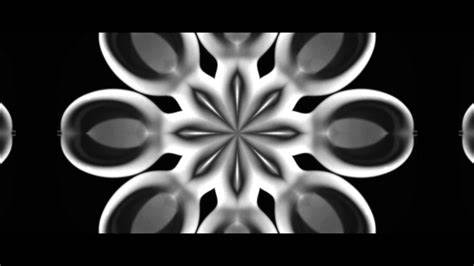
%> input picture DIP_LAB_EXPS/ll.jpg, 474 x 266 px
$ octave laplacian_of_gaussian.m   (GNU Octave 9; MATLAB toolbox functions it lacks are replaced by stand-ins)
%> lines starting %> are read from the running program, lines starting %| are printed output that depends on the picture; in (x1, y1, x2, y2) boxes, pixels count from 0 and x2, y2 are one past the last pixel; in counts of white or black regions, pixels touching at a corner belong together; the program's own positions count from 1
% MATLAB Code | Laplacian of Gaussian from Scratch

% Read Input Image
input_image = imread('ll.jpg');
%> input_image is the input picture: size 266x474x3 uint8; min 0, max 255, mean 57.5

% Displaying Input Image
input_image = uint8(input_image);
subplot(2,1,1);
imshow(input_image); title('Input Image');

% Convert the truecolor RGB image to the grayscale image
input_image = rgb2gray(input_image);
%> input_image: size 266x474 uint8

% Convert the image to double
input_image = double(input_image);
%> input_image: size 266x474 double

% Pre-allocate the filtered_image matrix with zeros
filtered_image = zeros(size(input_image));

% Define the standard deviation for Gaussian filter
sigma = 1.0;

% Create a Gaussian filter
h = fspecial('gaussian', [3 3], sigma);

% Apply the Gaussian filter to smooth the image
smoothed_image = imfilter(input_image, h);

% Laplacian Operator Mask
M = [0 0 1 0 0; 0 1 2 1 0; 1 2 -16 2 1; 0 1 2 1 0; 0 0 1 0 0];

% Edge Detection Process
for i = 1:size(smoothed_image, 1) - 4
    for j = 1:size(smoothed_image, 2) - 4

        % Gradient approximation
        G = sum(sum(M.*smoothed_image(i:i+4, j:j+4)));

        % Calculate magnitude of vector
        filtered_image(i+2, j+2) = G;

    end
end
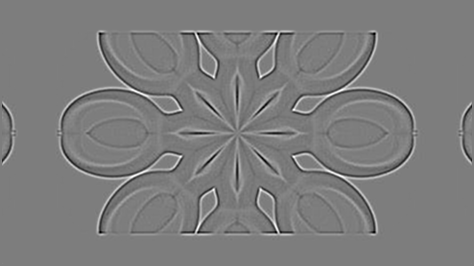
%> filtered_image: size 266x474 double; min -687.6, max 710.8, mean 0; drawn with min black and max white


% Define a threshold value
thresholdValue = 100; % varies between [0 255]
output_image = max(filtered_image, thresholdValue);
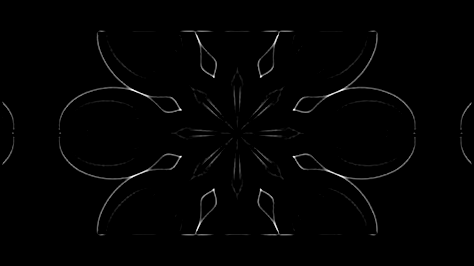
%> output_image: size 266x474 double; min 100, max 710.8, mean 106.5; drawn with min black and max white
output_image(output_image == round(thresholdValue)) = 0;
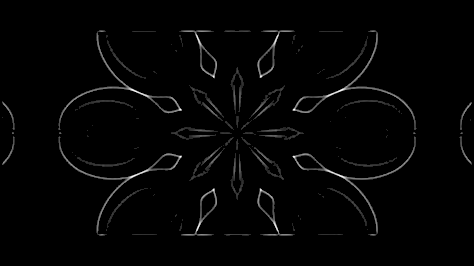
%> output_image: size 266x474 double; min 0, max 710.8, mean 12; drawn with min black and max white

% Displaying Output Image
subplot(2,1,2);
output_image = im2bw(output_image);
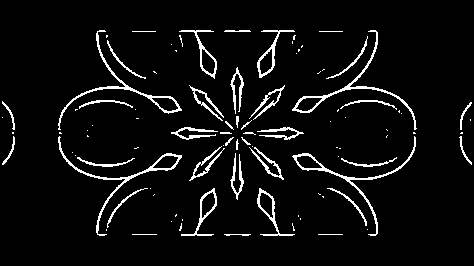
%> output_image: size 266x474 logical; 5.6% white in thin lines or dots, all inside (x1, y1, x2, y2) = (2, 30, 472, 236)
imshow(output_image); title('Edge Detected Image');
